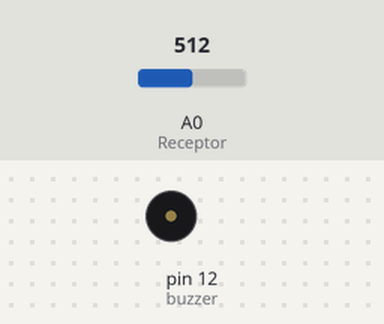
Recording of a sketch running on a simulated Arduino Uno, built with avr-gcc and run on an emulated ATmega328P. Parts: buzzer (waves = sounding, pin HIGH). The test bench sets the inputs (shaded band); at power-on: A0 (Receptor) = 512.

Above: at 1.2 s.
1.3 s: A0 (Receptor) set to 997
2.8 s: A0 (Receptor) set to 1023
At 3.1 s:
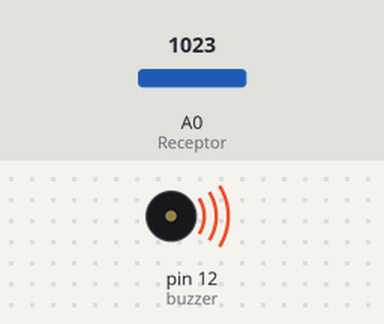
4.3 s: A0 (Receptor) set to 1000
At 5.8 s:
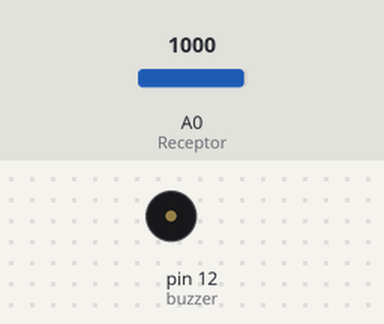
6.3 s: A0 (Receptor) set to 1020
At 7.0 s:
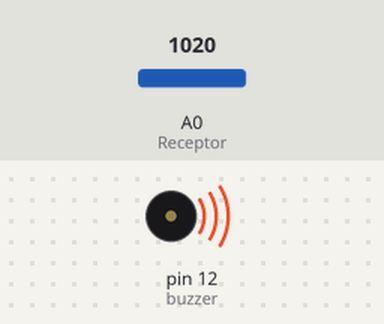
Timing chart, 0 to 8.8 s (numbered marks = the images above; inputs shaded):
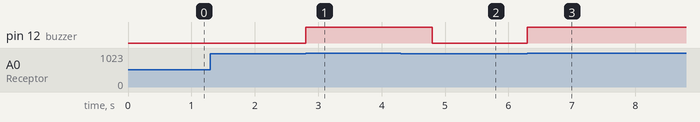

The sketch:

alarmeinfravermelho.ino
```cpp
const int buzzer = 12;
const int Receptor = A0;
int ValorSensor = 0;
void setup() {
pinMode(buzzer, OUTPUT);
}
void loop() {
ValorSensor = analogRead(Receptor);
if(ValorSensor > 1010) {
  digitalWrite(buzzer,HIGH);
  delay(1000);
  }
   else{
   digitalWrite(buzzer, LOW);
  }

}
```

Measured:
- the behaviour switches between 1010 and 1011 on A0 (Receptor) (found by bisection; images 0 and 1)
- after the input at 1.3 s, every drawn part: stays the same
- after the input at 2.8 s, pin 12 (buzzer): LOW → HIGH at once
- after the input at 4.3 s, pin 12 (buzzer): HIGH → LOW after 0.50 s
- after the input at 6.3 s, pin 12 (buzzer): LOW → HIGH at once
